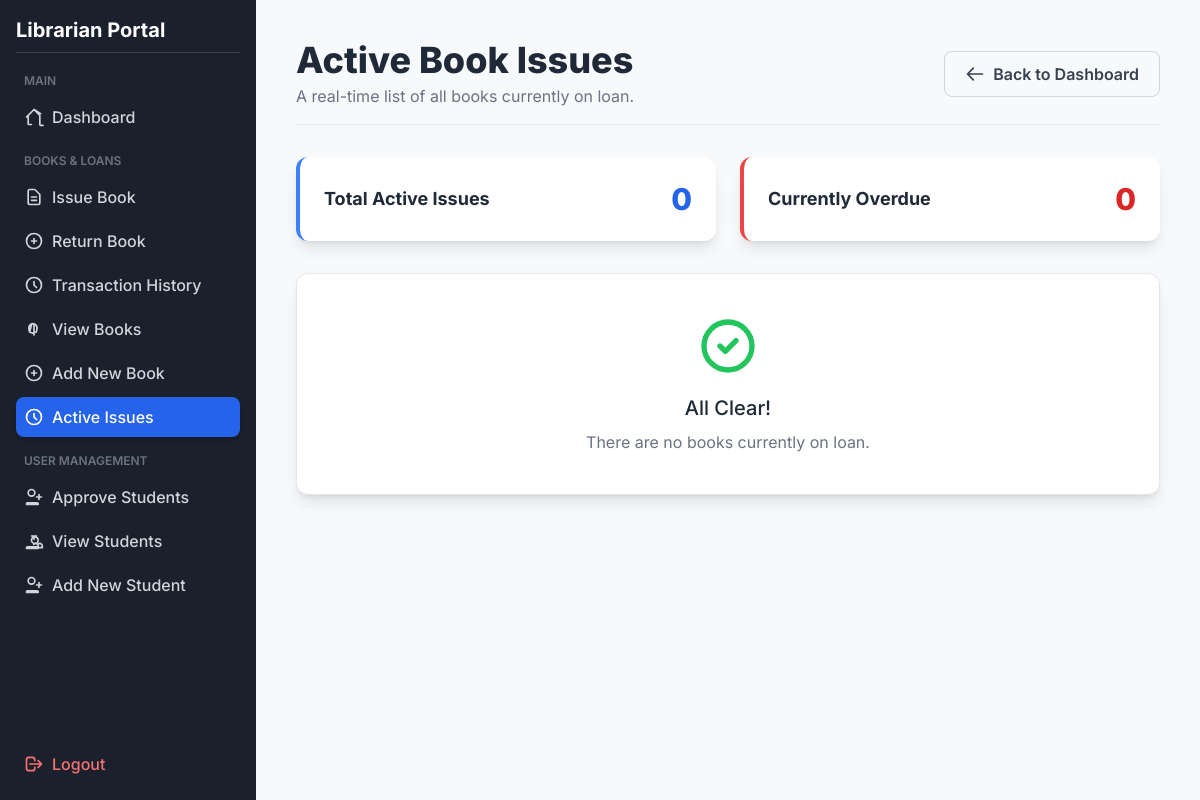
The app's page /active_issues (signed in), older data.
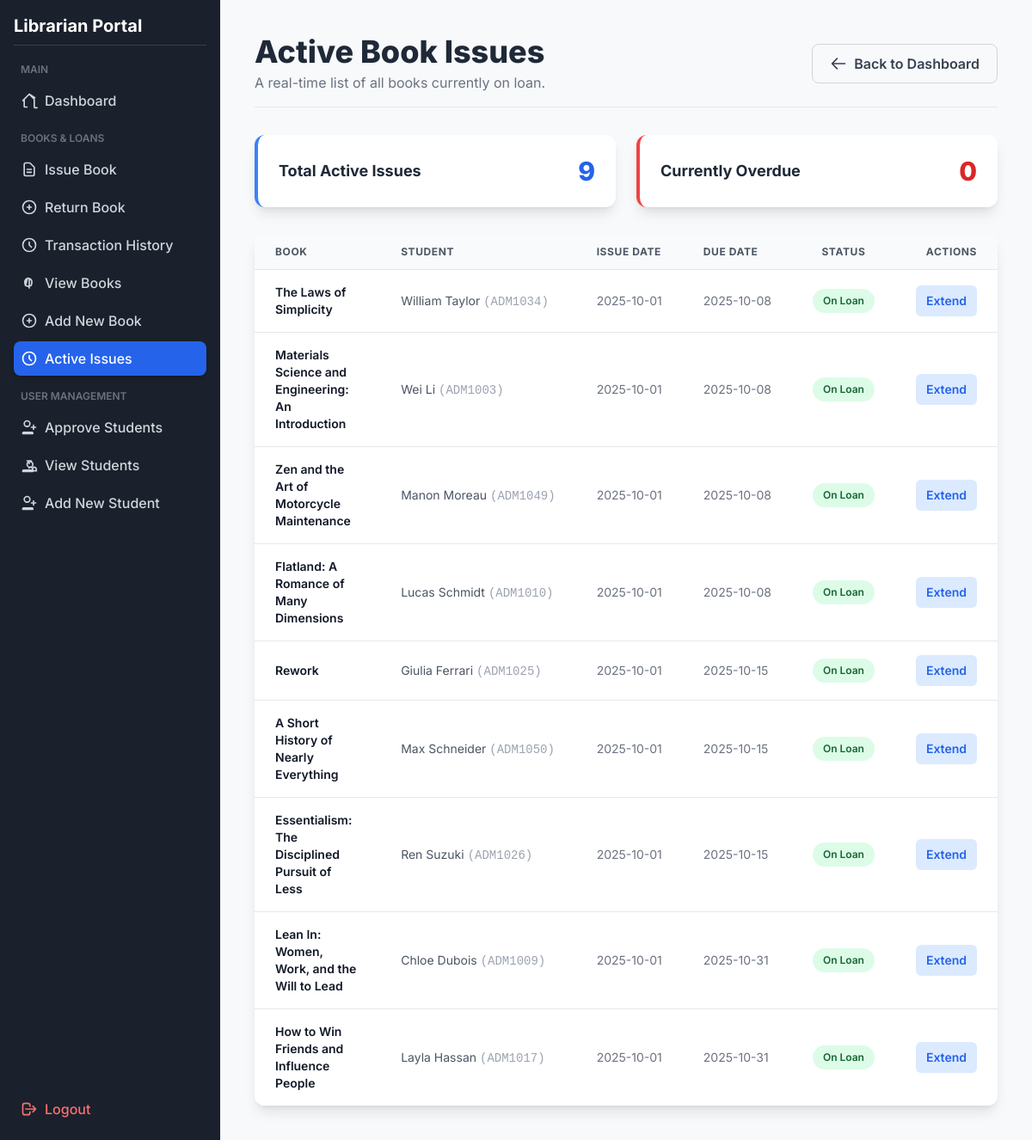
The same page, newer data.
### tables this page shows
CREATE TABLE transactions (
                            id INTEGER PRIMARY KEY AUTOINCREMENT,
                            book_id INTEGER, 
                            student_id INTEGER, 
                            issue_date TEXT NOT NULL,
                            due_date TEXT NOT NULL,  
                            return_date TEXT,
                            FOREIGN KEY(book_id) REFERENCES books(id) ON DELETE SET NULL,
                            FOREIGN KEY(student_id) REFERENCES students(id) ON DELETE SET NULL
                        );

### app.py (the view)
@app.route("/active_issues")
@login_required
def active_issues():
    with get_connection() as conn:
        transactions = conn.execute("""SELECT t.id, t.student_id, t.issue_date, t.due_date,
                                           COALESCE(b.name, '[DELETED BOOK]') AS book_name,
                                           COALESCE(s.name, '[DELETED STUDENT]') AS student_name,
                                           COALESCE(s.admission_no, 'N/A') AS admission_no,
                                           COALESCE(s.batch, '-') AS batch
                                           FROM transactions t
                                           LEFT JOIN books b ON t.book_id = b.id
                                           LEFT JOIN students s ON t.student_id = s.id
                                           WHERE t.return_date IS NULL
                                           ORDER BY t.due_date ASC""").fetchall()
    today_str = date.today().strftime('%Y-%m-%d')
    transactions_list = []
    for t in transactions:
        t_dict = dict(t)
        t_dict['is_overdue'] = t_dict['due_date'] < today_str
        transactions_list.append(t_dict)
    return render_template("active_issues.html", transactions=transactions_list)

### app.py (called while the page is built)
def get_connection():
    return SQLiteContext(DB_NAME)

@app.context_processor
def inject_pending_count():
    with get_connection() as conn:
        try:
            count = conn.execute("SELECT COUNT(id) FROM students_auth WHERE is_approved = 0").fetchone()[0]
            return dict(pending_count=count)
        except:
            return dict(pending_count=0)

def login_required(f):
    @wraps(f)
    def decorated_function(*args, **kwargs):
        if not session.get('logged_in'):
            flash('Please log in to access this page.', 'danger')
            return redirect(url_for('login'))
        return f(*args, **kwargs)
    return decorated_function

@app.context_processor
def inject_pending_count():
    with get_connection() as conn:
        try:
            count = conn.execute("SELECT COUNT(id) FROM students_auth WHERE is_approved = 0").fetchone()[0]
            return dict(pending_count=count)
        except:
            return dict(pending_count=0)

    def __enter__(self):
        self.conn = sqlite3.connect(self.db_name)
        self.conn.row_factory = sqlite3.Row
        self.conn.execute('PRAGMA foreign_keys = ON;')
        return self.conn

### templates/active_issues.html (shortened to what the changed rows need)
<!DOCTYPE html>
<html lang="en">
<head>
    <script src="https://cdn.tailwindcss.com"></script>
</head>
<body class="min-h-screen">
    <div class="md:flex">
        <div class="sidebar w-full md:w-64 p-4 flex-shrink-0 md:flex md:flex-col md:h-screen md:sticky md:top-0">
            <div class="flex-grow">
                <h2 class="text-xl font-bold text-white mb-4 border-b border-gray-700 pb-2">Librarian Portal</h2>
            </div>
        </div>
        <main class="flex-grow p-10">
            <header class="mb-8 flex flex-col md:flex-row justify-between items-start md:items-center pb-4 border-b border-gray-200">
                <div>
                    <h1 class="text-4xl font-extrabold text-gray-800">Active Book Issues</h1>
                </div>
            </header>
            <div class="grid grid-cols-1 md:grid-cols-2 gap-6 mb-8">
                <div class="card p-6 bg-white rounded-xl shadow-lg border-l-4 border-blue-500">
                    <div class="flex justify-between items-center">
                        <div class="text-lg font-bold text-gray-800">Total Active Issues</div>
                        <div class="text-3xl font-extrabold text-blue-600">{{ transactions|length }}</div>
                    </div>
                </div>
            </div>
            {% if transactions %}
                <div class="overflow-x-auto bg-white rounded-xl shadow-lg">
                    <table class="min-w-full divide-y divide-gray-200">
                        <thead class="bg-gray-50">
                            <tr>
                                <th class="px-6 py-3 text-left text-xs font-bold text-gray-600 uppercase tracking-wider">Book</th>
                                <th class="px-6 py-3 text-left text-xs font-bold text-gray-600 uppercase tracking-wider">Student</th>
                                <th class="px-6 py-3 text-left text-xs font-bold text-gray-600 uppercase tracking-wider">Issue Date</th>
                                <th class="px-6 py-3 text-left text-xs font-bold text-gray-600 uppercase tracking-wider">Due Date</th>
                                <th class="px-6 py-3 text-center text-xs font-bold text-gray-600 uppercase tracking-wider">Status</th>
                                <th class="px-6 py-3 text-right text-xs font-bold text-gray-600 uppercase tracking-wider">Actions</th>
                            </tr>
                        </thead>
                        <tbody class="bg-white divide-y divide-gray-200">
                            {% for t in transactions %}
                            <tr class="{{ 'bg-red-50 hover:bg-red-100' if t.is_overdue else 'hover:bg-gray-50' }} transition duration-150">
                                <td class="px-6 py-4 text-sm font-semibold text-gray-900">{{ t.book_name }}</td>
                                <td class="px-6 py-4 whitespace-nowrap text-sm text-gray-600">{{ t.student_name }} <span class="font-mono text-gray-400">({{ t.admission_no }})</span></td>
                                <td class="px-6 py-4 whitespace-nowrap text-sm text-gray-500">{{ t.issue_date }}</td>
                                <td class="px-6 py-4 whitespace-nowrap text-sm {{ 'font-bold text-red-700' if t.is_overdue else 'text-gray-500' }}">{{ t.due_date }}</td>
                                <td class="px-6 py-4 whitespace-nowrap text-center">
                                    {% if t.is_overdue %}
                                        <span class="px-3 py-1 inline-flex text-xs leading-5 font-semibold rounded-full bg-red-100 text-red-800">Overdue</span>
                                    {% else %}
                                        <span class="px-3 py-1 inline-flex text-xs leading-5 font-semibold rounded-full bg-green-100 text-green-800">On Loan</span>
                                    {% endif %}
                                </td>
                                <td class="px-6 py-4 whitespace-nowrap text-sm text-right">
                                    <button type="button" class="extend-btn px-3 py-2 text-sm font-semibold rounded-md text-blue-600 bg-blue-100 hover:bg-blue-200 transition"
                                        data-transaction-id="{{ t.id }}"
                                        data-book-name="{{ t.book_name }}"
                                        data-student-name="{{ t.student_name }}"
                                        data-current-due="{{ t.due_date }}">
                                        Extend
                                    </button>
                                </td>
                            </tr>
                            {% endfor %}
                        </tbody>
                    </table>
                </div>
            {% else %}
                <div class="text-center bg-white p-10 rounded-xl shadow-lg border border-gray-200">
                    <svg class="w-16 h-16 text-green-500 mx-auto mb-4" fill="none" stroke="currentColor" viewBox="0 0 24 24"><path stroke-linecap="round" stroke-linejoin="round" stroke-width="2" d="M9 12l2 2 4-4m6 2a9 9 0 11-18 0 9 9 0 0118 0z"></path></svg>
                    <h3 class="text-xl font-medium text-gray-800">All Clear!</h3>
                    <p class="text-gray-500 mt-2">There are no books currently on loan.</p>
                </div>
            {% endif %}
        </main>
    </div>
</body>
</html>

Row changes from the older to the newer data that the page shows:
now on this page (row edited): transactions: book_name "The Laws of Simplicity", student_name "William Taylor", admission_no "ADM1034", issue_date "2025-10-01", due_date "2025-10-08"
now on this page (row edited): transactions: book_name "Materials Science and Engineering: An Introduction", student_name "Wei Li", admission_no "ADM1003", issue_date "2025-10-01", due_date "2025-10-08"
added transactions: book_name "Zen and the Art of Motorcycle Maintenance", student_name "Manon Moreau", admission_no "ADM1049", issue_date "2025-10-01", due_date "2025-10-08"
added transactions: book_name "Flatland: A Romance of Many Dimensions", student_name "Lucas Schmidt", admission_no "ADM1010", issue_date "2025-10-01", due_date "2025-10-08"
added transactions: book_name "Rework", student_name "Giulia Ferrari", admission_no "ADM1025", issue_date "2025-10-01", due_date "2025-10-15"
added transactions: book_name "A Short History of Nearly Everything", student_name "Max Schneider", admission_no "ADM1050", issue_date "2025-10-01", due_date "2025-10-15"
added transactions: book_name "Essentialism: The Disciplined Pursuit of Less", student_name "Ren Suzuki", admission_no "ADM1026", issue_date "2025-10-01", due_date "2025-10-15"
added transactions: book_name "Lean In: Women, Work, and the Will to Lead", student_name "Chloe Dubois", admission_no "ADM1009", issue_date "2025-10-01", due_date "2025-10-31"
added transactions: book_name "How to Win Friends and Influence People", student_name "Layla Hassan", admission_no "ADM1017", issue_date "2025-10-01", due_date "2025-10-31"
Text that changed along with them:
{{ transactions|length }}: "0" → "9"
text no longer shown: "All Clear! There are no books currently on loan."
text now shown: "BOOK STUDENT ISSUE DATE DUE DATE STATUS ACTIONS"
